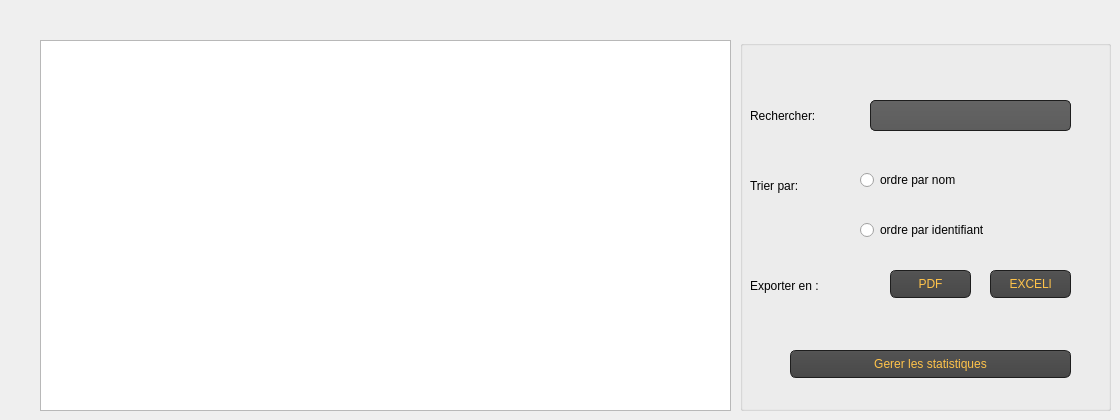
     <widget class="QWidget" name="tab_11">
      <attribute name="title">
       <string>Afficher la liste des formations</string>
      </attribute>
      <widget class="QTableView" name="tab_formation">
       <property name="geometry">
        <rect>
         <x>40</x>
         <y>40</y>
         <width>691</width>
         <height>371</height>
        </rect>
       </property>
      </widget>
      <widget class="QGroupBox" name="groupBox_4">
       <property name="geometry">
        <rect>
         <x>740</x>
         <y>40</y>
         <width>371</width>
         <height>371</height>
        </rect>
       </property>
       <property name="title">
        <string/>
       </property>
       <widget class="QLabel" name="label_33">
        <property name="geometry">
         <rect>
          <x>10</x>
          <y>40</y>
          <width>171</width>
          <height>71</height>
         </rect>
        </property>
        <property name="styleSheet">
         <string notr="true">font: 12pt &quot;MS Shell Dlg 2&quot;;

</string>
        </property>
        <property name="text">
         <string>Rechercher:</string>
        </property>
       </widget>
       <widget class="QLabel" name="label_34">
        <property name="geometry">
         <rect>
          <x>10</x>
          <y>110</y>
          <width>171</width>
          <height>71</height>
         </rect>
        </property>
        <property name="styleSheet">
         <string notr="true">font: 12pt &quot;MS Shell Dlg 2&quot;;

</string>
        </property>
        <property name="text">
         <string>Trier par:</string>
        </property>
       </widget>
       <widget class="QRadioButton" name="radioButton">
        <property name="geometry">
         <rect>
          <x>120</x>
          <y>130</y>
          <width>151</width>
          <height>20</height>
         </rect>
        </property>
        <property name="styleSheet">
         <string notr="true">font: 10pt &quot;MS Shell Dlg 2&quot;;</string>
        </property>
        <property name="text">
         <string>ordre par nom</string>
        </property>
       </widget>
       <widget class="QRadioButton" name="radioButton_2">
        <property name="geometry">
         <rect>
          <x>120</x>
          <y>180</y>
          <width>191</width>
          <height>20</height>
         </rect>
        </property>
        <property name="styleSheet">
         <string notr="true">font: 10pt &quot;MS Shell Dlg 2&quot;;</string>
        </property>
        <property name="text">
         <string>ordre par identifiant</string>
        </property>
       </widget>
       <widget class="QLineEdit" name="la_recherche">
        <property name="geometry">
         <rect>
          <x>130</x>
          <y>60</y>
          <width>201</width>
          <height>31</height>
         </rect>
        </property>
        <property name="styleSheet">
         <string notr="true">QLineEdit
{
color: #ffc34a;
    background-color: QLinearGradient( x1: 0, y1: 0, x2: 0, y2: 1, stop: 0 #ffc34a, stop: 0 #646464, stop: 1 #5d5d5d);
    padding: 1px;
    border-style: solid;
    border: 1px solid #1e1e1e;
    border-radius: 5;
}</string>
        </property>
       </widget>
       <widget class="QPushButton" name="pb_pdf">
        <property name="geometry">
         <rect>
          <x>150</x>
          <y>230</y>
          <width>81</width>
          <height>28</height>
         </rect>
        </property>
        <property name="styleSheet">
         <string notr="true">QPushButton
{
    color: #ffc34a;
    background-color: QLinearGradient( x1: 0, y1: 0, x2: 0, y2: 1, stop: 0 #565656, stop: 0.1 #525252, stop: 0.5 #4e4e4e, stop: 0.9 #4a4a4a, stop: 1 #464646);
    border-width: 1px;
    border-color: #1e1e1e;
    border-style: solid;
    border-radius: 6;
    padding: 3px;
    font-size: 12px;
    padding-left: 5px;
    padding-right: 5px;
}

QPushButton:pressed
{
    background-color: QLinearGradient( x1: 0, y1: 0, x2: 0, y2: 1, stop: 0 #2d2d2d, stop: 0.1 #2b2b2b, stop: 0.5 #292929, stop: 0.9 #282828, stop: 1 #252525);
}</string>
        </property>
        <property name="text">
         <string>PDF</string>
        </property>
       </widget>
       <widget class="QLabel" name="label_35">
        <property name="geometry">
         <rect>
          <x>10</x>
          <y>210</y>
          <width>171</width>
          <height>71</height>
         </rect>
        </property>
        <property name="styleSheet">
         <string notr="true">font: 12pt &quot;MS Shell Dlg 2&quot;;

</string>
        </property>
        <property name="text">
         <string>Exporter en :</string>
        </property>
       </widget>
       <widget class="QPushButton" name="pb_stat">
        <property name="geometry">
         <rect>
          <x>50</x>
          <y>310</y>
          <width>281</width>
          <height>28</height>
         </rect>
        </property>
        <property name="styleSheet">
         <string notr="true">
QPushButton
{
    color: #ffc34a;
    background-color: QLinearGradient( x1: 0, y1: 0, x2: 0, y2: 1, stop: 0 #565656, stop: 0.1 #525252, stop: 0.5 #4e4e4e, stop: 0.9 #4a4a4a, stop: 1 #464646);
    border-width: 1px;
    border-color: #1e1e1e;
    border-style: solid;
    border-radius: 6;
    padding: 3px;
    font-size: 12px;
    padding-left: 5px;
    padding-right: 5px;
}

QPushButton:pressed
{
    background-color: QLinearGradient( x1: 0, y1: 0, x2: 0, y2: 1, stop: 0 #2d2d2d, stop: 0.1 #2b2b2b, stop: 0.5 #292929, stop: 0.9 #282828, stop: 1 #252525);
}</string>
        </property>
        <property name="text">
         <string>Gerer les statistiques</string>
        </property>
       </widget>
       <widget class="QPushButton" name="pb_excel">
        <property name="geometry">
         <rect>
          <x>250</x>
          <y>230</y>
          <width>81</width>
          <height>28</height>
         </rect>
        </property>
        <property name="styleSheet">
         <string notr="true">QPushButton
{
    color: #ffc34a;
    background-color: QLinearGradient( x1: 0, y1: 0, x2: 0, y2: 1, stop: 0 #565656, stop: 0.1 #525252, stop: 0.5 #4e4e4e, stop: 0.9 #4a4a4a, stop: 1 #464646);
    border-width: 1px;
    border-color: #1e1e1e;
    border-style: solid;
    border-radius: 6;
    padding: 3px;
    font-size: 12px;
    padding-left: 5px;
    padding-right: 5px;
}

QPushButton:pressed
{
    background-color: QLinearGradient( x1: 0, y1: 0, x2: 0, y2: 1, stop: 0 #2d2d2d, stop: 0.1 #2b2b2b, stop: 0.5 #292929, stop: 0.9 #282828, stop: 1 #252525);
}</string>
        </property>
        <property name="text">
         <string>EXCELl</string>
        </property>
       </widget>
      </widget>
      <zorder>groupBox_4</zorder>
      <zorder>tab_formation</zorder>
     </widget>
